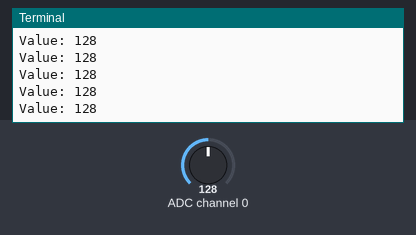
The program below on a simulated Raspberry Pi (BCM pin numbers). Parts: the last lines printed to the terminal. Inputs (shaded band) come from the test bench; at power-on: ADC channel 0 = 128 (analog values on the 0–255 scale). Library files of the repository ran but are not shown: PCF8591.py.

Above: at 1.2 s.
1.3 s: ADC channel 0 set to 52
At 1.56 s:
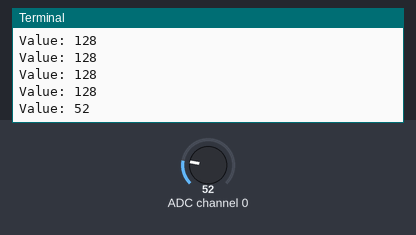
2.8 s: ADC channel 0 set to 45
At 2.97 s:
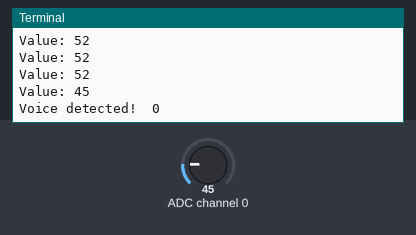
Timing chart, 0 to 5.8 s (numbered marks = the images above; inputs shaded):
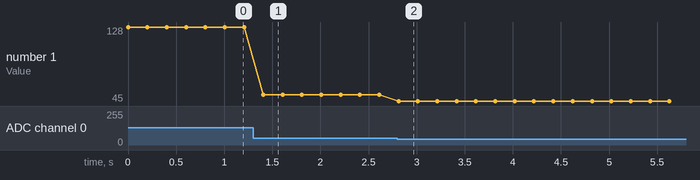

Measured:
- the behaviour switches between 50 and 49 on ADC channel 0 (found by bisection; images 1 and 2)
- after the input at 1.3 s, the terminal: prints a new line after 0.11 s (image 1)
- after the input at 2.8 s, the terminal: prints a new line at once (image 2)
- plotted number 1: 128 → 52 after the input at 1.3 s, 52 → 45 after the input at 2.8 s

The program:

19_sound_sensor.py
```python
#!/usr/bin/env python
import PCF8591 as ADC
import RPi.GPIO as GPIO
import time

GPIO.setmode(GPIO.BCM)

def setup():
	ADC.setup(0x48)

def loop():
	count = 0
	while True:
		voiceValue = ADC.read(0)
		if voiceValue:
			print 'Value:', voiceValue
			if voiceValue < 50:
				print "Voice detected! ", count
				count += 1
			time.sleep(0.2)

if __name__ == '__main__':
	try:
		setup()
		loop()
	except KeyboardInterrupt:
		pass
```
